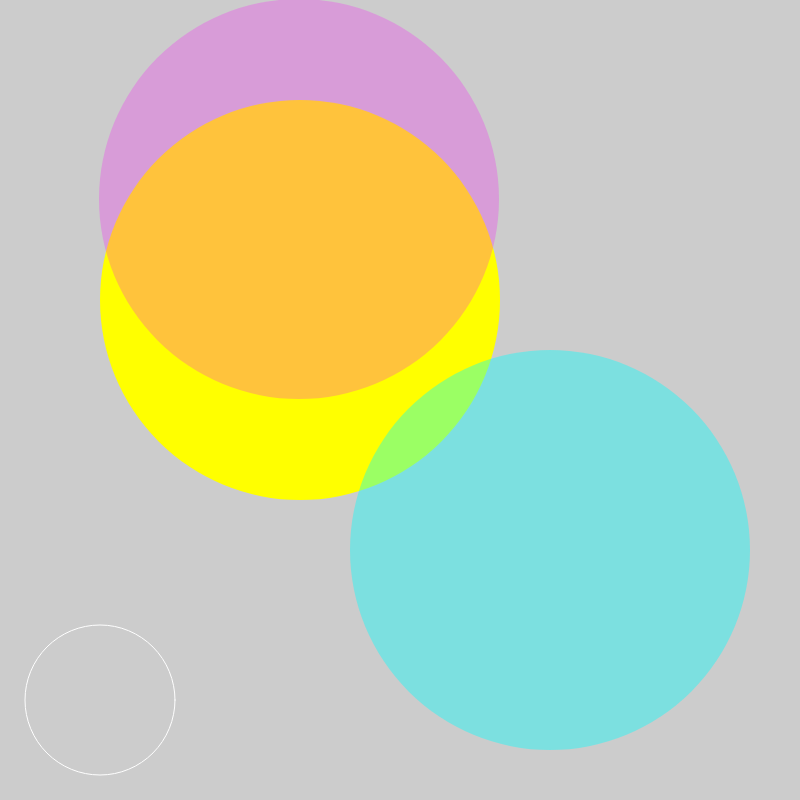
Frame 1 (no input)
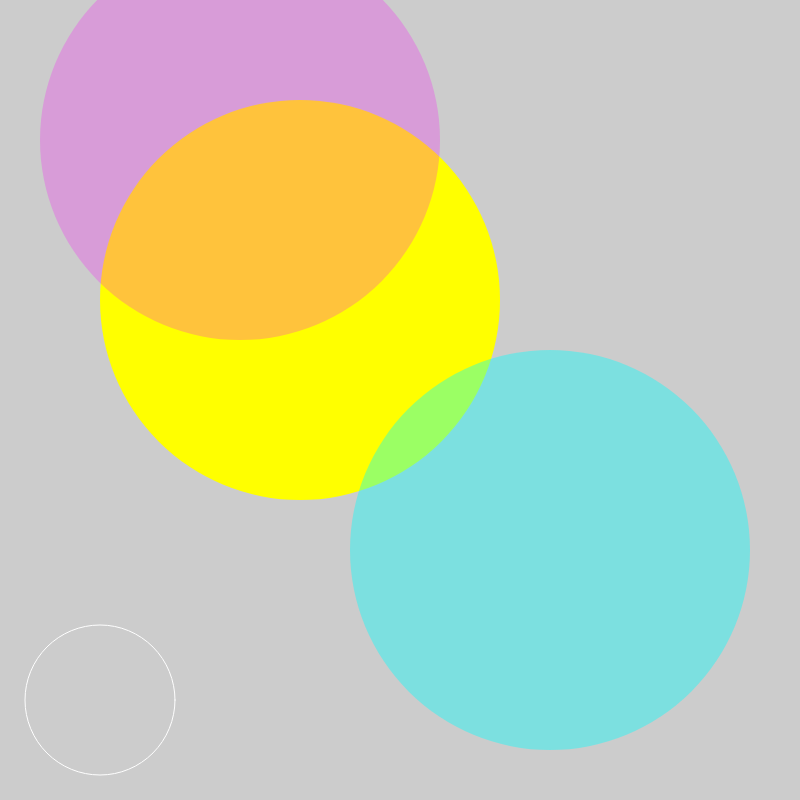
Frame 60 (no input)
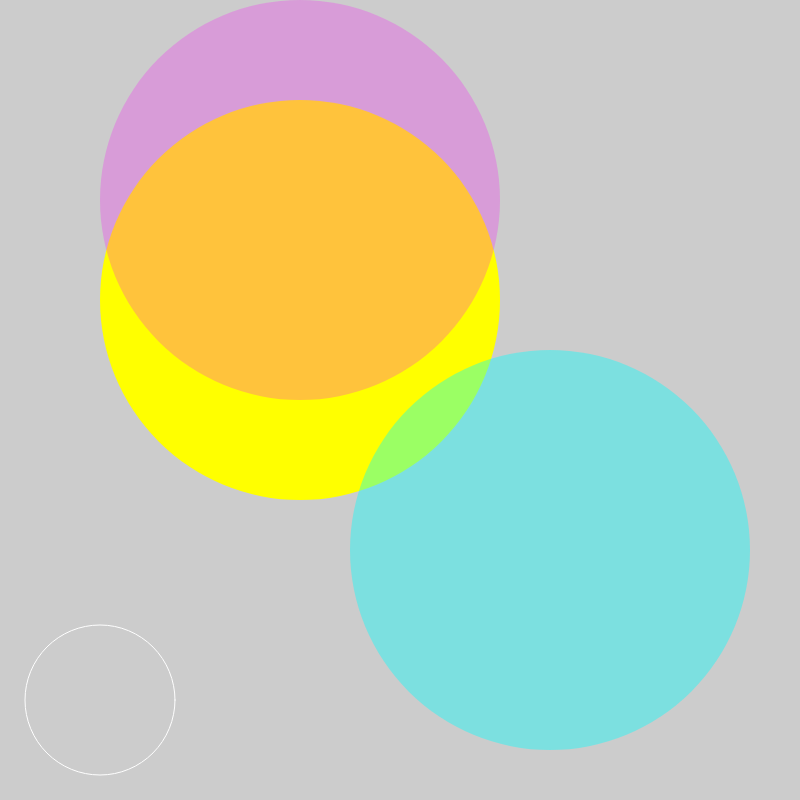
Frame 120 (the mouse pressed at the canvas centre since frame 60)

The p5.js sketch that drew these frames (run headless with seeded random() and noise() and a simulated clock; from frame 60 on, the mouse is pressed at the canvas centre):

// p5.js sketch
// ── sketch.js
var x=300;
var y=200;
function setup() {
  createCanvas(800, 800);
}
function draw() {
  background(204);
  noStroke();

  //yellow circle
  fill(255, 255, 0);
  ellipse(300, 300, 400, 400);
  //blue circle
  fill(0, 255, 255,100);
  ellipse(550, 550, 400, 400);
  //pink circle is on top of the others
  if (mouseX>150&&mouseY>250){
    x+=1;
    y+=1;
  }
  else if (mouseX<350&&mouseY<350){
    x-=1;
    y-=1;
  }
  else{
  //this controls the ellipse moving
    x=300;
    y=300;
  }
  noStroke();
  fill(255, 0, 255, 60);
  ellipse(x, y, 400, 400);

noFill();
stroke(255);
ellipse(100,700,150,150);
}

// ── style.css
#sketch-holder{
  margin-top:200px;
}
h1{
  color: #ff0080;
}
